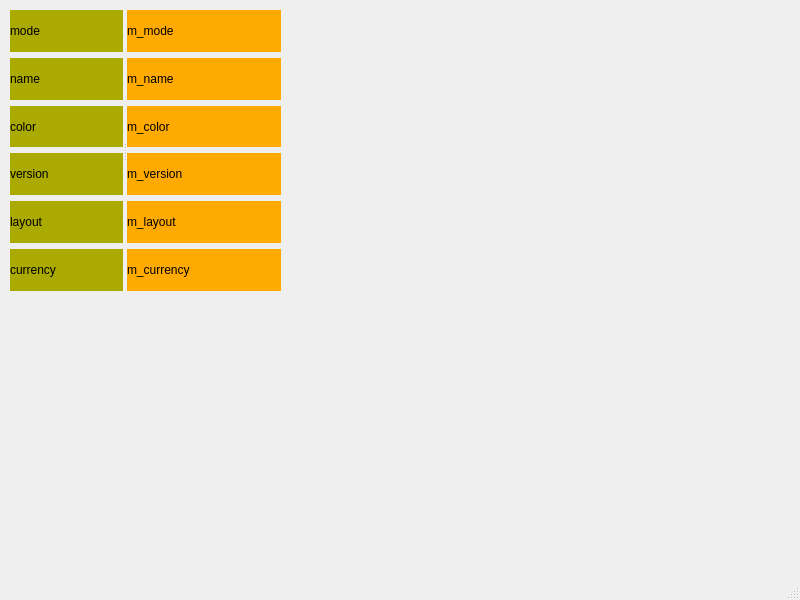
<?xml version="1.0" encoding="UTF-8"?>
<ui version="4.0">
 <class>MainWindow</class>
 <widget class="QMainWindow" name="MainWindow">
  <property name="geometry">
   <rect>
    <x>0</x>
    <y>0</y>
    <width>800</width>
    <height>600</height>
   </rect>
  </property>
  <property name="windowTitle">
   <string>MainWindow</string>
  </property>
  <widget class="QWidget" name="centralwidget">
   <widget class="QSplitter" name="splitter">
    <property name="geometry">
     <rect>
      <x>10</x>
      <y>10</y>
      <width>271</width>
      <height>281</height>
     </rect>
    </property>
    <property name="orientation">
     <enum>Qt::Orientation::Horizontal</enum>
    </property>
    <widget class="QWidget" name="">
     <layout class="QVBoxLayout" name="verticalLayout_5">
      <item>
       <layout class="QVBoxLayout" name="verticalLayout">
        <item>
         <widget class="QLabel" name="mode">
          <property name="styleSheet">
           <string notr="true">background-color: rgb(170, 170, 0);</string>
          </property>
          <property name="text">
           <string>mode</string>
          </property>
         </widget>
        </item>
        <item>
         <widget class="QLabel" name="name">
          <property name="styleSheet">
           <string notr="true">background-color: rgb(170, 170, 0);</string>
          </property>
          <property name="text">
           <string>name</string>
          </property>
         </widget>
        </item>
        <item>
         <widget class="QLabel" name="color">
          <property name="styleSheet">
           <string notr="true">background-color: rgb(170, 170, 0);</string>
          </property>
          <property name="text">
           <string>color</string>
          </property>
         </widget>
        </item>
        <item>
         <widget class="QLabel" name="version">
          <property name="styleSheet">
           <string notr="true">background-color: rgb(170, 170, 0);</string>
          </property>
          <property name="text">
           <string>version</string>
          </property>
         </widget>
        </item>
        <item>
         <widget class="QLabel" name="layout">
          <property name="styleSheet">
           <string notr="true">background-color: rgb(170, 170, 0);</string>
          </property>
          <property name="text">
           <string>layout</string>
          </property>
         </widget>
        </item>
        <item>
         <widget class="QLabel" name="label_6">
          <property name="styleSheet">
           <string notr="true">background-color: rgb(170, 170, 0);</string>
          </property>
          <property name="text">
           <string>currency</string>
          </property>
         </widget>
        </item>
       </layout>
      </item>
     </layout>
    </widget>
    <widget class="QWidget" name="">
     <layout class="QVBoxLayout" name="verticalLayout_4">
      <item>
       <widget class="QLabel" name="m_mode">
        <property name="styleSheet">
         <string notr="true">background-color: rgb(255, 170, 0);</string>
        </property>
        <property name="text">
         <string>m_mode</string>
        </property>
       </widget>
      </item>
      <item>
       <widget class="QLabel" name="m_name">
        <property name="styleSheet">
         <string notr="true">background-color: rgb(255, 170, 0);</string>
        </property>
        <property name="text">
         <string>m_name</string>
        </property>
       </widget>
      </item>
      <item>
       <widget class="QLabel" name="m_color">
        <property name="styleSheet">
         <string notr="true">background-color: rgb(255, 170, 0);</string>
        </property>
        <property name="text">
         <string>m_color</string>
        </property>
       </widget>
      </item>
      <item>
       <widget class="QLabel" name="m_version">
        <property name="styleSheet">
         <string notr="true">background-color: rgb(255, 170, 0);</string>
        </property>
        <property name="text">
         <string>m_version</string>
        </property>
       </widget>
      </item>
      <item>
       <widget class="QLabel" name="label_25">
        <property name="styleSheet">
         <string notr="true">background-color: rgb(255, 170, 0);</string>
        </property>
        <property name="text">
         <string>m_layout</string>
        </property>
       </widget>
      </item>
      <item>
       <widget class="QLabel" name="label_50">
        <property name="styleSheet">
         <string notr="true">background-color: rgb(255, 170, 0);</string>
        </property>
        <property name="text">
         <string>m_currency</string>
        </property>
       </widget>
      </item>
     </layout>
    </widget>
   </widget>
  </widget>
  <widget class="QMenuBar" name="menubar">
   <property name="geometry">
    <rect>
     <x>0</x>
     <y>0</y>
     <width>800</width>
     <height>21</height>
    </rect>
   </property>
  </widget>
  <widget class="QStatusBar" name="statusbar"/>
 </widget>
 <resources/>
 <connections/>
</ui>
